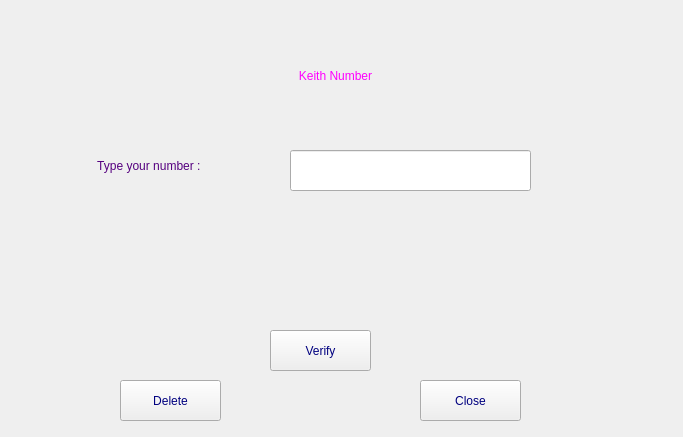
<?xml version="1.0" encoding="UTF-8"?>
<ui version="4.0">
 <class>Form</class>
 <widget class="QWidget" name="Form">
  <property name="geometry">
   <rect>
    <x>0</x>
    <y>0</y>
    <width>683</width>
    <height>437</height>
   </rect>
  </property>
  <property name="windowTitle">
   <string>Form</string>
  </property>
  <widget class="QLabel" name="label">
   <property name="geometry">
    <rect>
     <x>240</x>
     <y>50</y>
     <width>191</width>
     <height>51</height>
    </rect>
   </property>
   <property name="styleSheet">
    <string notr="true">color: rgb(255, 0, 255);
font: 75 22pt &quot;MS Shell Dlg 2&quot;;</string>
   </property>
   <property name="text">
    <string>Keith Number</string>
   </property>
   <property name="alignment">
    <set>Qt::AlignCenter</set>
   </property>
  </widget>
  <widget class="QLabel" name="label_2">
   <property name="geometry">
    <rect>
     <x>0</x>
     <y>150</y>
     <width>301</width>
     <height>31</height>
    </rect>
   </property>
   <property name="styleSheet">
    <string notr="true">font: 75 18pt &quot;MS Shell Dlg 2&quot;;
color: rgb(85, 0, 127);</string>
   </property>
   <property name="text">
    <string>Type your number : </string>
   </property>
   <property name="alignment">
    <set>Qt::AlignCenter</set>
   </property>
  </widget>
  <widget class="QLineEdit" name="nbr">
   <property name="geometry">
    <rect>
     <x>290</x>
     <y>150</y>
     <width>241</width>
     <height>41</height>
    </rect>
   </property>
   <property name="styleSheet">
    <string notr="true">font: 75 18pt &quot;MS Shell Dlg 2&quot;;</string>
   </property>
  </widget>
  <widget class="QLabel" name="res">
   <property name="geometry">
    <rect>
     <x>10</x>
     <y>240</y>
     <width>651</width>
     <height>41</height>
    </rect>
   </property>
   <property name="styleSheet">
    <string notr="true">font: 75 18pt &quot;MS Shell Dlg 2&quot;;
</string>
   </property>
   <property name="text">
    <string/>
   </property>
   <property name="alignment">
    <set>Qt::AlignCenter</set>
   </property>
  </widget>
  <widget class="QPushButton" name="bv">
   <property name="geometry">
    <rect>
     <x>270</x>
     <y>330</y>
     <width>101</width>
     <height>41</height>
    </rect>
   </property>
   <property name="styleSheet">
    <string notr="true">font: 75 18pt &quot;MS Shell Dlg 2&quot;;
color: rgb(0, 0, 127);</string>
   </property>
   <property name="text">
    <string>Verify</string>
   </property>
  </widget>
  <widget class="QPushButton" name="be">
   <property name="geometry">
    <rect>
     <x>120</x>
     <y>380</y>
     <width>101</width>
     <height>41</height>
    </rect>
   </property>
   <property name="styleSheet">
    <string notr="true">font: 75 18pt &quot;MS Shell Dlg 2&quot;;
color: rgb(0, 0, 127);</string>
   </property>
   <property name="text">
    <string>Delete</string>
   </property>
  </widget>
  <widget class="QPushButton" name="bf">
   <property name="geometry">
    <rect>
     <x>420</x>
     <y>380</y>
     <width>101</width>
     <height>41</height>
    </rect>
   </property>
   <property name="styleSheet">
    <string notr="true">font: 75 18pt &quot;MS Shell Dlg 2&quot;;
color: rgb(0, 0, 127);</string>
   </property>
   <property name="text">
    <string>Close</string>
   </property>
  </widget>
 </widget>
 <resources/>
 <connections/>
</ui>
